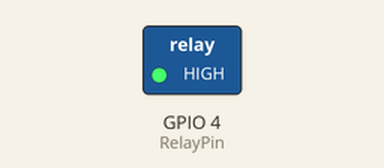
This program was run on a simulated Raspberry Pi (BCM pin numbers). Shown: switched loads named in the program (green lamp = pin HIGH). Dashed ring = blinking. At 1.0 s the program stops and its outputs stay as they are.

Above: at 0.05 s.
Timing chart, 0 to 2.5 s (numbered marks = the images above):
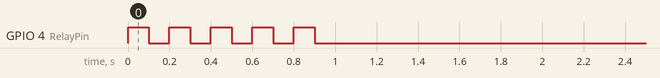

Measured:
- by itself, GPIO 4 (RelayPin): alternates HIGH for 0.10 s and LOW for 0.10 s, 10 changes in all, then stays LOW

The program:

relay_test.py
```python
import RPi.GPIO as GPIO
import time

RelayPin = 4

GPIO.setmode(GPIO.BCM)

GPIO.setup(RelayPin, GPIO.OUT, initial=GPIO.LOW)


for i in range(5):
    GPIO.output(RelayPin, GPIO.HIGH)
    time.sleep(0.1)
    GPIO.output(RelayPin, GPIO.LOW)
    time.sleep(0.1)

GPIO.cleanup()
```
